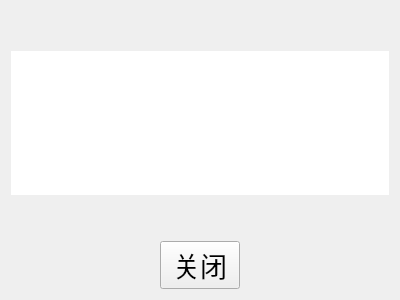
<?xml version="1.0" encoding="UTF-8"?>
<ui version="4.0">
 <class>AboutWidget</class>
 <widget class="QWidget" name="AboutWidget">
  <property name="geometry">
   <rect>
    <x>0</x>
    <y>0</y>
    <width>400</width>
    <height>300</height>
   </rect>
  </property>
  <property name="windowTitle">
   <string>AboutWidget</string>
  </property>
  <layout class="QVBoxLayout" name="verticalLayout" stretch="0,1,0,0">
   <item>
    <spacer name="verticalSpacer">
     <property name="orientation">
      <enum>Qt::Vertical</enum>
     </property>
     <property name="sizeHint" stdset="0">
      <size>
       <width>20</width>
       <height>40</height>
      </size>
     </property>
    </spacer>
   </item>
   <item>
    <widget class="QTextBrowser" name="textBrowser">
     <property name="frameShape">
      <enum>QFrame::NoFrame</enum>
     </property>
     <property name="frameShadow">
      <enum>QFrame::Plain</enum>
     </property>
     <property name="verticalScrollBarPolicy">
      <enum>Qt::ScrollBarAsNeeded</enum>
     </property>
     <property name="horizontalScrollBarPolicy">
      <enum>Qt::ScrollBarAlwaysOff</enum>
     </property>
     <property name="sizeAdjustPolicy">
      <enum>QAbstractScrollArea::AdjustToContents</enum>
     </property>
     <property name="openExternalLinks">
      <bool>true</bool>
     </property>
     <property name="openLinks">
      <bool>true</bool>
     </property>
    </widget>
   </item>
   <item>
    <spacer name="verticalSpacer_2">
     <property name="orientation">
      <enum>Qt::Vertical</enum>
     </property>
     <property name="sizeHint" stdset="0">
      <size>
       <width>20</width>
       <height>40</height>
      </size>
     </property>
    </spacer>
   </item>
   <item>
    <layout class="QHBoxLayout" name="horizontalLayout">
     <item>
      <spacer name="horizontalSpacer">
       <property name="orientation">
        <enum>Qt::Horizontal</enum>
       </property>
       <property name="sizeHint" stdset="0">
        <size>
         <width>40</width>
         <height>20</height>
        </size>
       </property>
      </spacer>
     </item>
     <item>
      <widget class="GameButton" name="btnClose">
       <property name="font">
        <font>
         <pointsize>20</pointsize>
        </font>
       </property>
       <property name="text">
        <string>关闭</string>
       </property>
      </widget>
     </item>
     <item>
      <spacer name="horizontalSpacer_2">
       <property name="orientation">
        <enum>Qt::Horizontal</enum>
       </property>
       <property name="sizeHint" stdset="0">
        <size>
         <width>40</width>
         <height>20</height>
        </size>
       </property>
      </spacer>
     </item>
    </layout>
   </item>
  </layout>
 </widget>
 <customwidgets>
  <customwidget>
   <class>GameButton</class>
   <extends>QPushButton</extends>
   <header location="global">gameButton.h</header>
  </customwidget>
 </customwidgets>
 <resources/>
 <connections/>
</ui>
